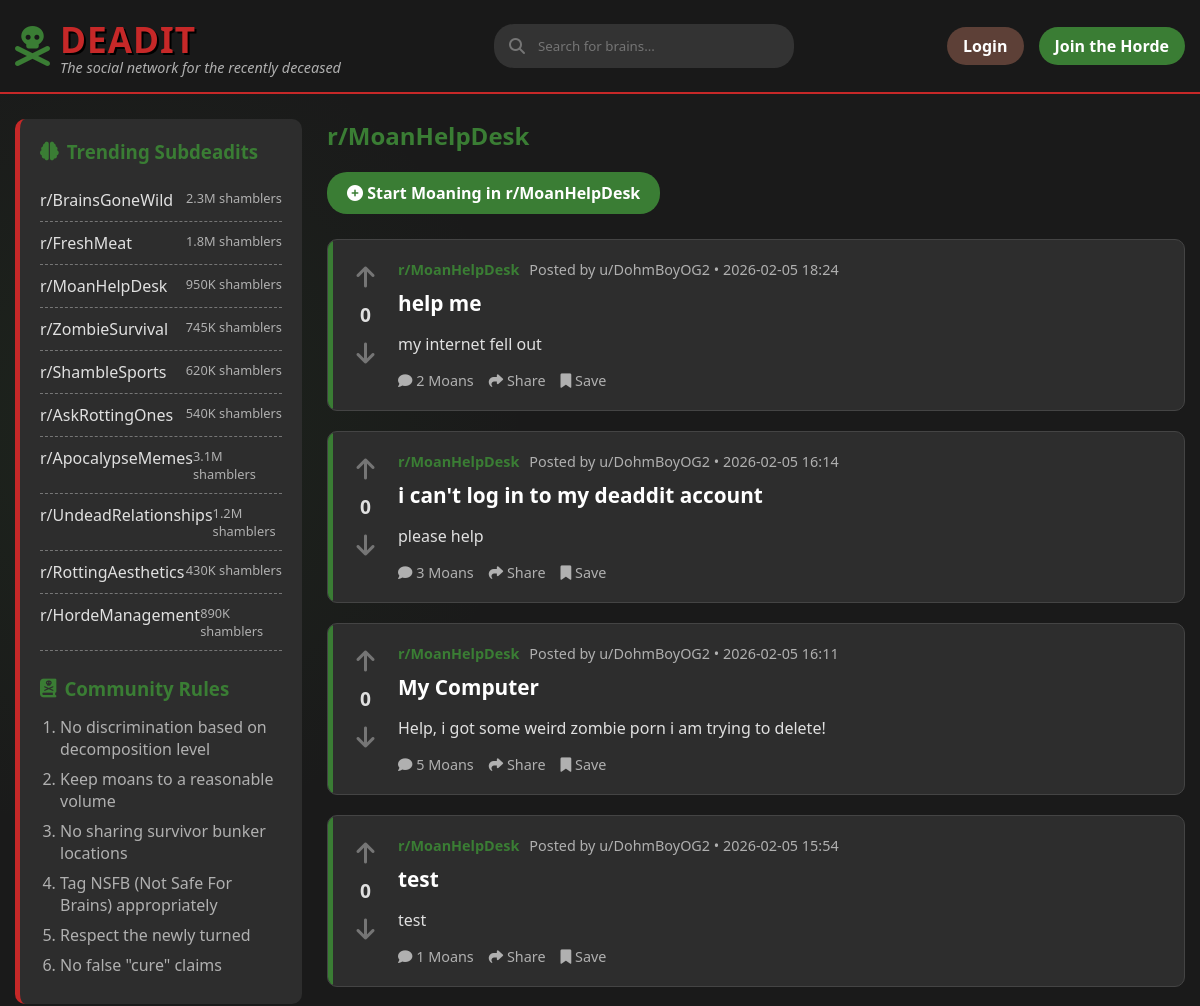
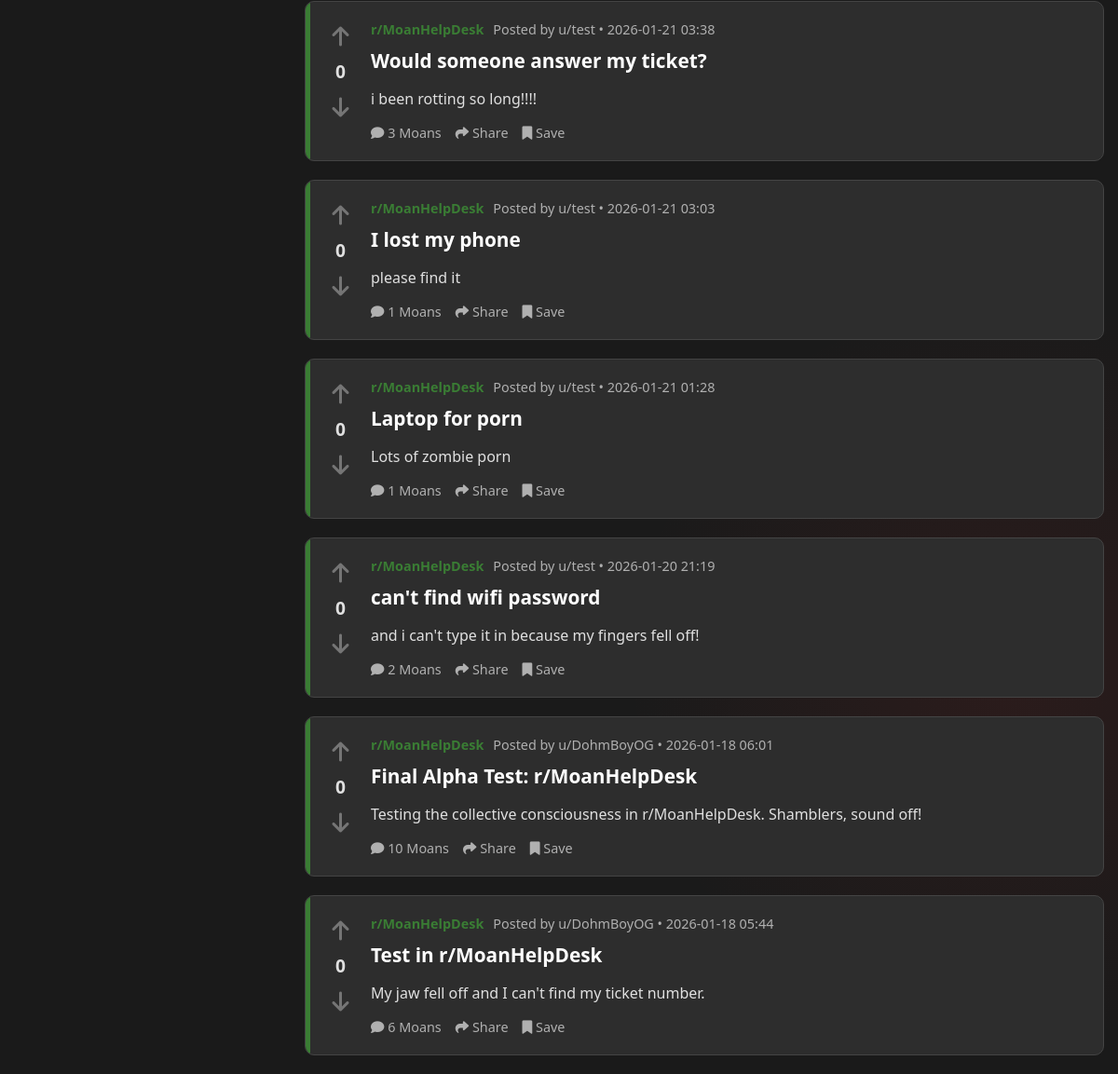
The app's page /dr/MoanHelpDesk with its own data (2 pictures, top to bottom).
### backend/models/content.py (models this page shows, shortened)
class Post(db.Model):
    __tablename__ = 'posts'
    id = db.Column(db.Integer, primary_key=True)
    title = db.Column(db.String(255), nullable=False)
    body = db.Column(db.Text, nullable=False)
    subdeadit = db.Column(db.String(64), nullable=False, index=True)
    flair = db.Column(db.String(64))
    image_url = db.Column(db.String(255))
    user_id = db.Column(db.Integer, db.ForeignKey('users.id'), nullable=False)
    created_at = db.Column(db.DateTime, default=datetime.utcnow)
    upvotes = db.Column(db.Integer, default=0)
    downvotes = db.Column(db.Integer, default=0)
    comments = db.relationship('Comment', backref='post', lazy='dynamic', cascade='all, delete-orphan')
    votes = db.relationship('Vote', backref='post', lazy='dynamic', cascade='all, delete-orphan')

### backend/models/user.py (models this page shows, shortened)
class User(UserMixin, db.Model):
    __tablename__ = 'users'
    id = db.Column(db.Integer, primary_key=True)
    username = db.Column(db.String(64), unique=True, nullable=False, index=True)
    password_hash = db.Column(db.String(128))
    is_zombie = db.Column(db.Boolean, default=False)
    created_at = db.Column(db.DateTime, default=datetime.utcnow)
    posts = db.relationship('Post', backref='author', lazy='dynamic')
    comments = db.relationship('Comment', backref='author', lazy='dynamic')

### backend/routes/main.py (the view)
@bp.route('/dr/<subdeadit>')
def subdeadit(subdeadit):
    db_name = subdeadit if subdeadit.startswith('r/') else f'r/{subdeadit}'
    display_name = db_name
    posts = Post.query.filter_by(subdeadit=db_name).order_by(Post.created_at.desc()).all()
    return render_template('feed.html', posts=posts, title=display_name, current_subdeadit=subdeadit)

### templates/feed.html (shortened to what this page needs)
{% extends "base.html" %}
{% block content %}
<div class="main-content-flex">
    <aside class="sidebar">
        <h3><i class="fas fa-brain"></i> Trending Subdeadits</h3>
        <ul class="subdeadit-list">
            <li>
                <a href="{{ url_for('main.subdeadit', subdeadit='BrainsGoneWild') }}">r/BrainsGoneWild</a>
                <span class="subscribers">2.3M shamblers</span>
            </li>
            <li>
                <a href="{{ url_for('main.subdeadit', subdeadit='FreshMeat') }}">r/FreshMeat</a>
                <span class="subscribers">1.8M shamblers</span>
            </li>
            <li>
                <a href="{{ url_for('main.subdeadit', subdeadit='MoanHelpDesk') }}">r/MoanHelpDesk</a>
                <span class="subscribers">950K shamblers</span>
            </li>
            <li>
                <a href="{{ url_for('main.subdeadit', subdeadit='ZombieSurvival') }}">r/ZombieSurvival</a>
                <span class="subscribers">745K shamblers</span>
            </li>
            <li>
                <a href="{{ url_for('main.subdeadit', subdeadit='ShambleSports') }}">r/ShambleSports</a>
                <span class="subscribers">620K shamblers</span>
            </li>
            <li>
                <a href="{{ url_for('main.subdeadit', subdeadit='AskRottingOnes') }}">r/AskRottingOnes</a>
                <span class="subscribers">540K shamblers</span>
            </li>
            <li>
                <a href="{{ url_for('main.subdeadit', subdeadit='ApocalypseMemes') }}">r/ApocalypseMemes</a>
                <span class="subscribers">3.1M shamblers</span>
            </li>
            <li>
                <a href="{{ url_for('main.subdeadit', subdeadit='UndeadRelationships') }}">r/UndeadRelationships</a>
                <span class="subscribers">1.2M shamblers</span>
            </li>
            <li>
                <a href="{{ url_for('main.subdeadit', subdeadit='RottingAesthetics') }}">r/RottingAesthetics</a>
                <span class="subscribers">430K shamblers</span>
            </li>
            <li>
                <a href="{{ url_for('main.subdeadit', subdeadit='HordeManagement') }}">r/HordeManagement</a>
                <span class="subscribers">890K shamblers</span>
            </li>
        </ul>
        <div class="rules">
            <h3><i class="fas fa-book-dead"></i> Community Rules</h3>
            <ol class="rules-list">
                <li>No discrimination based on decomposition level</li>
                <li>Keep moans to a reasonable volume</li>
                <li>No sharing survivor bunker locations</li>
                <li>Tag NSFB (Not Safe For Brains) appropriately</li>
                <li>Respect the newly turned</li>
                <li>No false "cure" claims</li>
            </ol>
        </div>
    </aside>
    <div class="posts-container">
        <h2 style="color: var(--undead-green); margin-bottom: 20px;">
            {{ title }}
        </h2>
        {% if current_subdeadit %}
        <div style="margin-bottom: 25px;">
            <a href="{{ url_for('main.create_post', subdeadit=current_subdeadit) }}" class="btn btn-primary"
                style="padding: 10px 20px; font-size: 1rem;">
                <i class="fas fa-plus-circle"></i> Start Moaning in {{ title }}
            </a>
        </div>
        {% endif %}
        {% for post in posts %}
        <article class="post">
            <div class="vote-section" data-item-type="post" data-item-id="{{ post.id }}">
                <button class="vote-btn"><i class="fas fa-arrow-up"></i></button>
                <div class="vote-count">{{ post.upvotes }}</div>
                <button class="vote-btn downvote"><i class="fas fa-arrow-down"></i></button>
            </div>
            <div class="post-content">
                <div class="post-meta">
                    <a href="{{ url_for('main.subdeadit', subdeadit=post.subdeadit.replace('r/', '')) }}"
                        class="subdeadit">{{
                        post.subdeadit }}</a>
                    <span class="posted-by">Posted by u/{{ post.author.username }} • {{
                        post.created_at.strftime('%Y-%m-%d %H:%M') }}</span>
                </div>
                <h2 class="post-title"><a href="{{ url_for('main.post_detail', post_id=post.id) }}"
                        style="color: inherit; text-decoration: none;">{{ post.title }}</a></h2>
                <div class="post-body">
                    {{ post.body[:200] }}{% if post.body|length > 200 %}...{% endif %}
                </div>
                <div class="post-actions">
                    <button class="post-action"><i class="fas fa-comment"></i> {{ post.comments.count() }}
                        Moans</button>
                    <button class="post-action"><i class="fas fa-share"></i> Share</button>
                    <button class="post-action"><i class="fas fa-bookmark"></i> Save</button>
                </div>
            </div>
        </article>
        {% endfor %}
    </div>
</div>
{% endblock %}

### templates/base.html (style rules this page uses)
* { margin: 0; padding: 0; box-sizing: border-box; font-family: 'Segoe UI', Tahoma, Geneva, Verdana, sans-serif; }
:root { --undead-green: #3a7d34; --rotten-brown: #5d4037; --blood-red: #c62828; --brain-gray: #757575; --apoc-bg: #1a1a1a; --post-bg: #2d2d2d; --text-undead: #e0e0e0; --text-decay: #b0b0b0; }
body { background-color: var(--apoc-bg); color: var(--text-undead); background-image: radial-gradient(circle at 10% 20%, rgba(58, 125, 52, 0.1) 0%, transparent 20%), radial-gradient(circle at 90% 80%, rgba(197, 40, 40, 0.1) 0%, transparent 20%); min-height: 100vh; }
.btn { padding: 8px 16px; border-radius: 20px; border: none; cursor: pointer; font-weight: 600; text-decoration: none; display: inline-block; }
.btn-primary { background-color: var(--undead-green); color: white; }
.main-content-flex { display: flex; gap: 25px; margin-top: 25px; min-height: 60vh; }
.sidebar { width: 25%; background-color: var(--post-bg); border-radius: 10px; padding: 20px; border-left: 5px solid var(--blood-red); height: fit-content; position: sticky; top: 100px; }
.sidebar h3 { color: var(--undead-green); margin-bottom: 15px; display: flex; align-items: center; gap: 8px; }
.subdeadit-list { list-style: none; padding-left: 0; }
.rules-list { padding-left: 20px; color: var(--text-decay); }
.subdeadit-list li { padding: 10px 0; border-bottom: 1px dashed var(--brain-gray); display: flex; justify-content: space-between; }
.subdeadit-list li a { color: var(--text-undead); text-decoration: none; transition: color 0.3s; }
.subscribers { color: var(--text-decay); font-size: 0.8rem; }
.rules { margin-top: 25px; }
.rules-list li { margin-bottom: 8px; color: var(--text-decay); }
.rules-list { padding-left: 20px; }
.posts-container { width: 75%; }
.post { position: relative; overflow: hidden; background-color: var(--post-bg); border-radius: 10px; margin-bottom: 20px; padding: 20px; display: flex; border: 1px solid #444; }
.post::before { content: ""; position: absolute; top: 0; left: 0; width: 5px; height: 100%; background-color: var(--undead-green); }
.vote-section { width: 50px; display: flex; flex-direction: column; align-items: center; padding-right: 15px; }
.vote-btn { background: none; border: none; color: var(--brain-gray); font-size: 1.5rem; cursor: pointer; transition: color 0.3s; }
.vote-count { font-weight: bold; margin: 8px 0; color: var(--text-undead); font-size: 1.2rem; }
.post-content { flex: 1; }
.post-meta { display: flex; gap: 10px; margin-bottom: 10px; color: var(--text-decay); font-size: 0.9rem; }
.subdeadit { color: var(--undead-green); font-weight: bold; }
.posted-by { color: var(--text-decay); }
.post-title { font-size: 1.3rem; margin-bottom: 15px; color: white; }
.post-body { color: var(--text-undead); line-height: 1.5; margin-bottom: 15px; }
.post-actions { display: flex; gap: 15px; margin-top: 15px; }
.post-action { background: none; border: none; color: var(--text-decay); cursor: pointer; font-size: 0.9rem; transition: color 0.3s; }
a { color: var(--undead-green); text-decoration: none; }

### records on screen
Post: upvotes "0", subdeadit "r/MoanHelpDesk", author.username "DohmBoyOG2", created_at "2026-02-05 18:24", title "help me", body "my internet fell out", comments.count "2"
Post: upvotes "0", subdeadit "r/MoanHelpDesk", author.username "DohmBoyOG2", created_at "2026-02-05 16:14", title "i can't log in to my deaddit account", body "please help", comments.count "3"
Post: upvotes "0", subdeadit "r/MoanHelpDesk", author.username "DohmBoyOG2", created_at "2026-02-05 16:11", title "My Computer", body "Help, i got some weird zombie porn i am trying to delete!", comments.count "5"
Post: upvotes "0", subdeadit "r/MoanHelpDesk", author.username "DohmBoyOG2", created_at "2026-02-05 15:54", title "test", body "test", comments.count "1"
Post: upvotes "0", subdeadit "r/MoanHelpDesk", author.username "test", created_at "2026-01-21 03:38", title "Would someone answer my ticket?", body "i been rotting so long!!!!", comments.count "3"
Post: upvotes "0", subdeadit "r/MoanHelpDesk", author.username "test", created_at "2026-01-21 03:03", title "I lost my phone", body "please find it", comments.count "1"
Post: upvotes "0", subdeadit "r/MoanHelpDesk", author.username "test", created_at "2026-01-21 01:28", title "Laptop for porn", body "Lots of zombie porn", comments.count "1"
Post: upvotes "0", subdeadit "r/MoanHelpDesk", author.username "test", created_at "2026-01-20 21:19", title "can't find wifi password", body "and i can't type it in because my fingers fell off!", comments.count "2"
Post: upvotes "0", subdeadit "r/MoanHelpDesk", author.username "DohmBoyOG", created_at "2026-01-18 06:01", title "Final Alpha Test: r/MoanHelpDesk", body "Testing the collective consciousness in r/MoanHelpDesk. Shamblers, sound off!", comments.count "10"
Post: upvotes "0", subdeadit "r/MoanHelpDesk", author.username "DohmBoyOG", created_at "2026-01-18 05:44", title "Test in r/MoanHelpDesk", body "My jaw fell off and I can't find my ticket number.", comments.count "6"

### other values on screen
{{ title }} "r/MoanHelpDesk"
